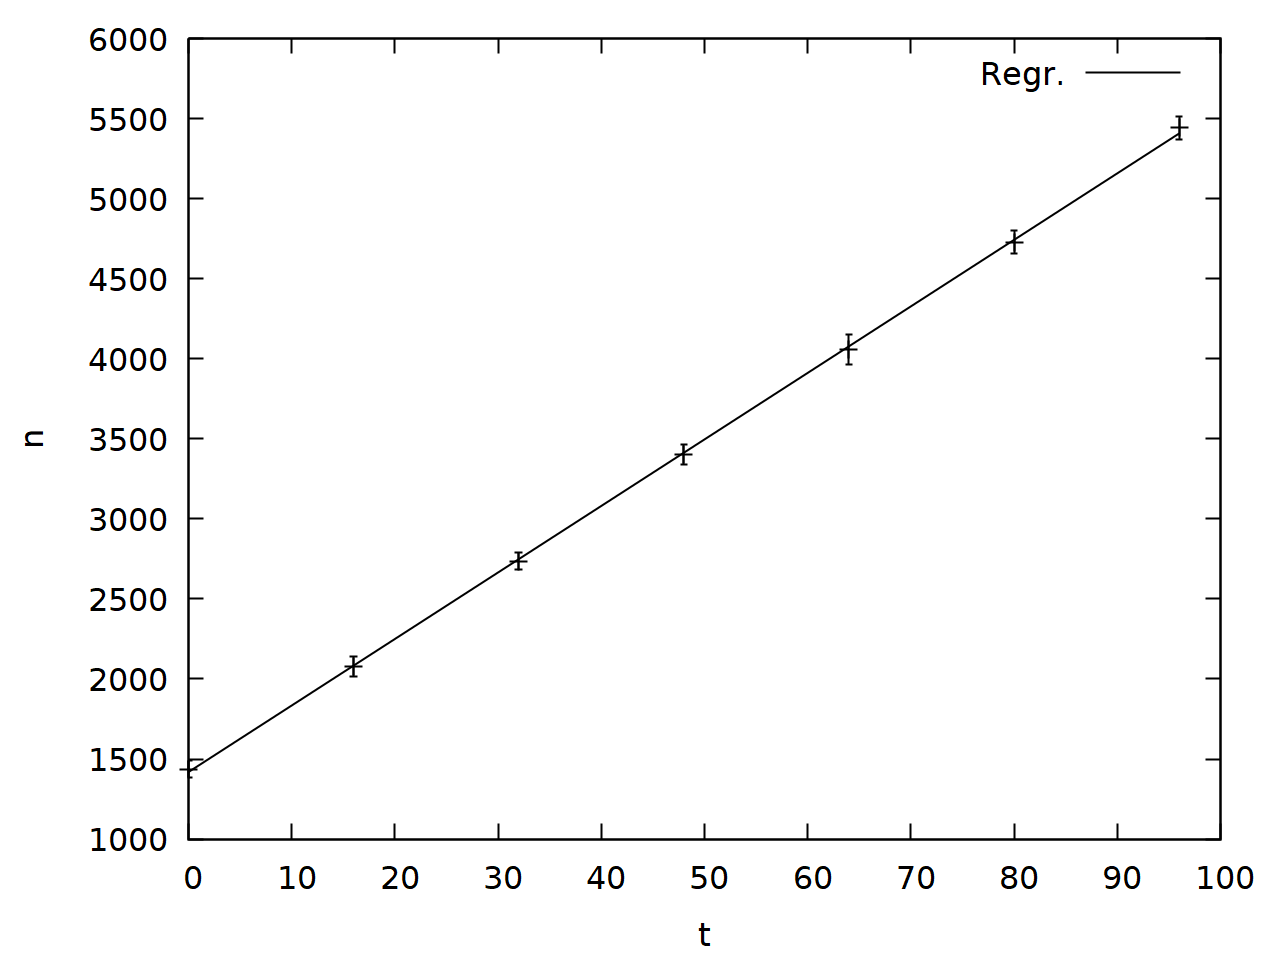

Source code (gnuplot):
reset
#set terminal postscript eps enhanced size 8in,6in  fontscale 2 linewidth 2
#set pointsize 3
#set title "Hg-Lampe"
set term pngcairo size 1280,960 fontscale 2 linewidth 2
set bars 0.5
show bars
set pointsize 3
set decimalsign ','

gauss(b,a,s,x) = a*exp(-(x-b)**2/2/s**2) 

set ylabel "N"
set xlabel "n"
set key right top

set output "prompt.png"
plot "prompt001.txt" u 1:2:(sqrt($2)) w yerrorbars notitle lt rgb "black" 

set output "prompt2.png"
plot "prompt001.txt" u ($1>1200 && $1<6000?$1:1/0):2 notitle lt rgb "black",\
	gauss(5443,19.6718,72.19296756,x) title "Regr." lw 2 lt rgb "red",\
	gauss(4727,12.1845,72.19296756,x) notitle lw 2 lt rgb "red",\
	gauss(4059,	12.2409,92.57686428,x) notitle lw 2 lt rgb "red",\
	gauss(3403,	13.0018,62.00101919,x) notitle lw 2 lt rgb "red",\
	gauss(2735,	11.9496,51.80907083,x) notitle lw 2 lt rgb "red",\
	gauss(2080,	11.1981,62.00101919,x) notitle lw 2 lt rgb "red",\
	gauss(1436,	11.2545,51.80907083,x) notitle lw 2 lt rgb "red"

set ylabel "n"
set xlabel "t"
set key right top


f(x) = a*x+b
a=41.6
b=1414
fit f(x) "prompt_time.txt" using "t":"Center":"sigma" yerrors via a,b


set output "prompt_time.png"
plot "prompt_time.txt" using "t":"Center":"sigma" with yerrorbars notitle lt rgb "black",\
	f(x) title "Regr." lt rgb "black"
	
